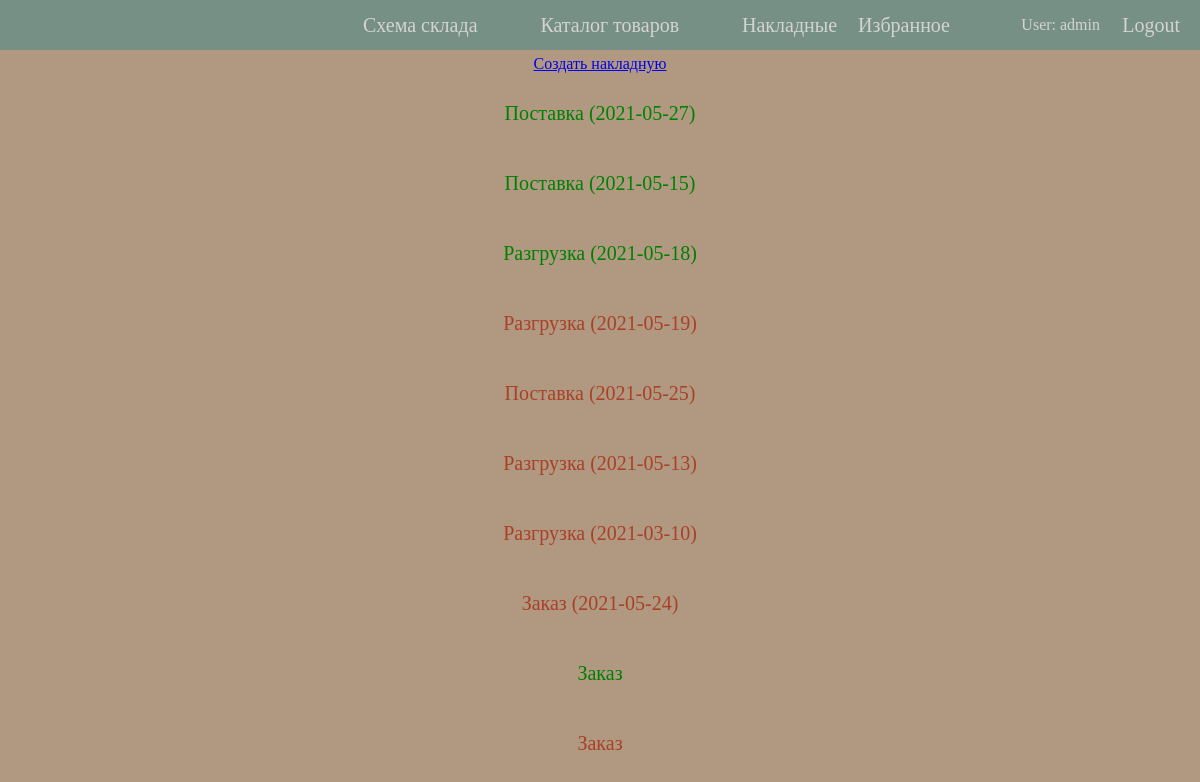
Screenshot of /wms/bills/ (signed in) with the database file from the repository.
### wms/models.py (models this page shows, shortened)
class Bill(models.Model):
    number = models.PositiveSmallIntegerField(help_text='Number of the bill', primary_key=True)
    OPERATION_TYPES = [
        ('arr', 'Поставка'),
        ('dep', 'Разгрузка'),
        ('ord', 'Заказ'),
    ]
    operation = models.CharField(
        max_length=3,
        choices=OPERATION_TYPES,
        default='dep',
        help_text='Type of operation'
    )
    date = models.DateField(help_text="DD.MM.YYYY", blank=True, null=True)
    def __str__(self):
        if self.date:
            return f"{dict(self.OPERATION_TYPES)[self.operation]} ({self.date})"
        return f"{dict(self.OPERATION_TYPES)[self.operation]}"

### wms/views.py (the view, shortened to what this page needs)
# urls.py: path('bills/', views.BillListView.as_view(), name='bills'),
class BillListView(PermissionRequiredMixin, generic.ListView):
    model = Bill
    paginate_by = 10
    permission_required = 'wms.view_bill'

### wms/templates/wms/bill_list.html (shortened to what this page needs)
{% extends "base_template.html" %}
{% block content %}
    {% if perms.wms.can_add_bill %}
            <a class="info-title" href="{% url 'create-bill' %}">Создать накладную</a>
    {% endif %}
    {% if bill_list %}
        <ul class="info-list">
        {% for bill in bill_list %}
            <li class="{% if bill.goodinstance_set.all %}in-stock{% else %}out-of-stock{% endif %} info-title">
                <a href="{% url 'bill-detail' bill.pk %}">{{ bill }}</a>
            </li>
        {% endfor %}
        </ul>
    {% else %}
        <p class="empty-text">Накладных нет.</p>
    {% endif %}
{% endblock %}

### wms/templates/base_template.html (shortened to what this page needs)
<!DOCTYPE html>
<html lang="ru">
<head>
    {% load static %}
    <link rel="stylesheet" href="{% static 'css/styles.css' %}">
</head>
<body>
    <div class="header">
        <ul class="nav">
            {% if user.is_authenticated %}
                <li class="menu-item"><a href="{% url 'logout'%}?next={{request.path}}">Logout</a></li>
                {% load user_tags %}
                <li class="menu-item"><p>User: {{ user.get_username }} </p></li>
                <li class="menu-item"><a href="{% url 'favorites'%}">Избранное</a></li>
            {% else %}
                <li class="menu-item"><a href="{% url 'login' %}?next={{request.path}}">Login</a></li>
                <li class="menu-item"></li>
                <li class="menu-item"></li>
            {% endif %}
            <li class="menu-item"><a href="{% url 'index' %}">Схема склада</a></li>
            <li class="menu-item"><a href="{% url 'goods' %}">Каталог товаров</a></li>
            {% if perms.wms.view_bill %}
                <li class="menu-item"><a href="{% url 'bills' %}">Накладные</a></li>
            {% elif request.user.is_authenticated %}
                <li class="menu-item"><a href="{% url 'cart' %}">Корзина</a></li>
            {% endif %}
        </ul>
    </div>
        {% block content %}{% endblock %}
</body>
</html>

### wms/static/css/styles.css (style rules this page uses)
* { margin: 0; padding: 0; }
body { background-color: #b09980; }
.header { display: flex; justify-content: center; height: 50px; background: #6f8f86de; }
.nav { display: flex; justify-content: space-evenly; align-items: center; width: 50%; }
.menu-item { display: flex; list-style: none; }
.menu-item:nth-child(1) { right: 20px; position: absolute; }
.menu-item:nth-child(2) { right: 100px; position: absolute; }
.menu-item:nth-child(3) { right: 250px; position: absolute; }
.menu-item > a, h1 > a { display: block; text-decoration: none; font-size: 20px; line-height: 45px; }
.menu-item > a, .menu-item > p { color: lightgray; }
.info-title, .instances-header, .good-description, .empty-text { display: flex; justify-content: center; text-align: center; margin: 5px 0; width: 100%; }
.info-list { display: flex; flex-flow: column; align-items: center; margin: 0 20px; list-style: none; }
.in-stock, .out-of-stock { display: flex; flex-flow: column; justify-content: center; line-height: 30px; font-size: 20px; margin: 20px 0; }
.in-stock > a { color: green; text-decoration: none; }
.out-of-stock > a { color: #aa4027; text-decoration: none; }

### rows the page displays
Bill: date+operation "Поставка (2021-05-27)"
Bill: date+operation "Поставка (2021-05-15)"
Bill: date+operation "Разгрузка (2021-05-18)"
Bill: date+operation "Разгрузка (2021-05-19)"
Bill: date+operation "Поставка (2021-05-25)"
Bill: date+operation "Разгрузка (2021-05-13)"
Bill: date+operation "Разгрузка (2021-03-10)"
Bill: date+operation "Заказ (2021-05-24)"
Bill: date+operation "Заказ"
Bill: date+operation "Заказ"

### other values shown
{{ user.get_username }} "admin"
